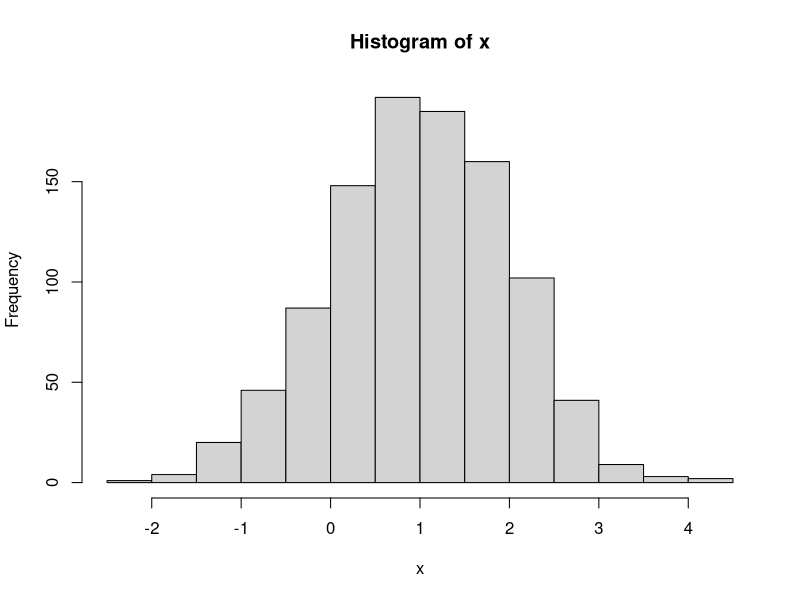
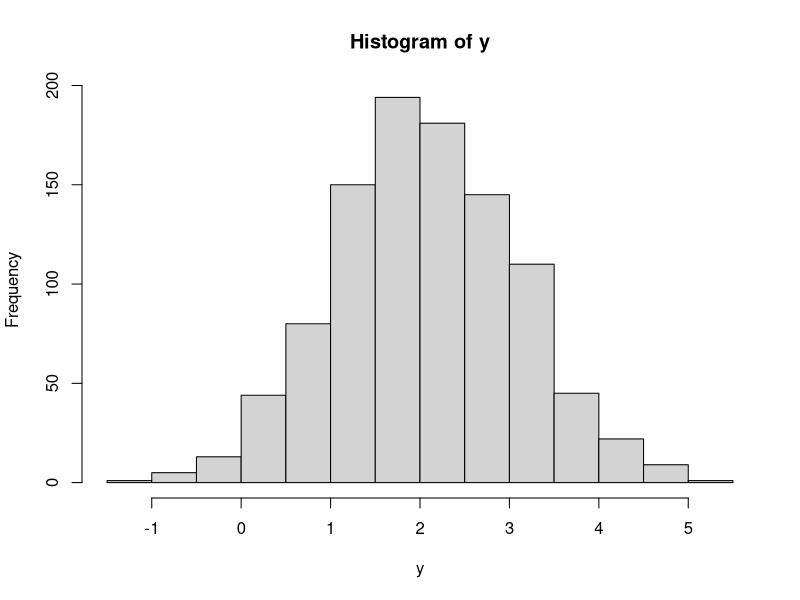
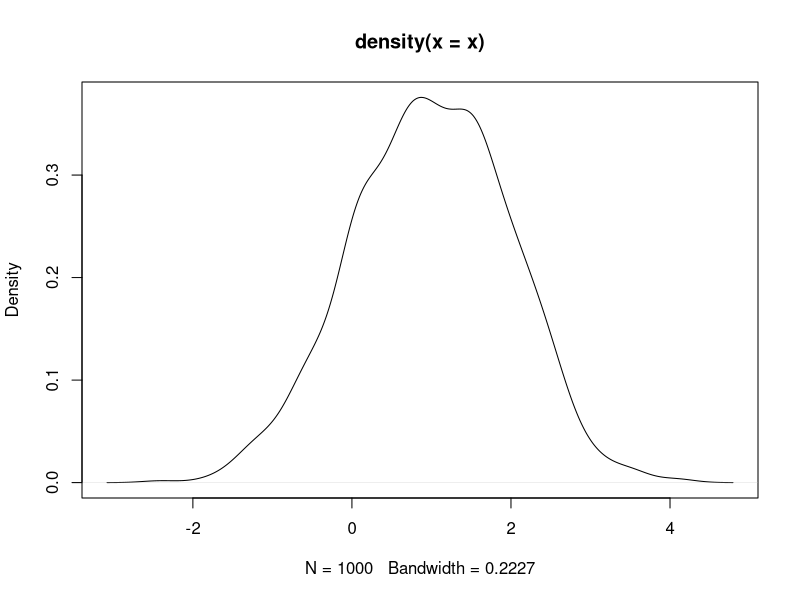
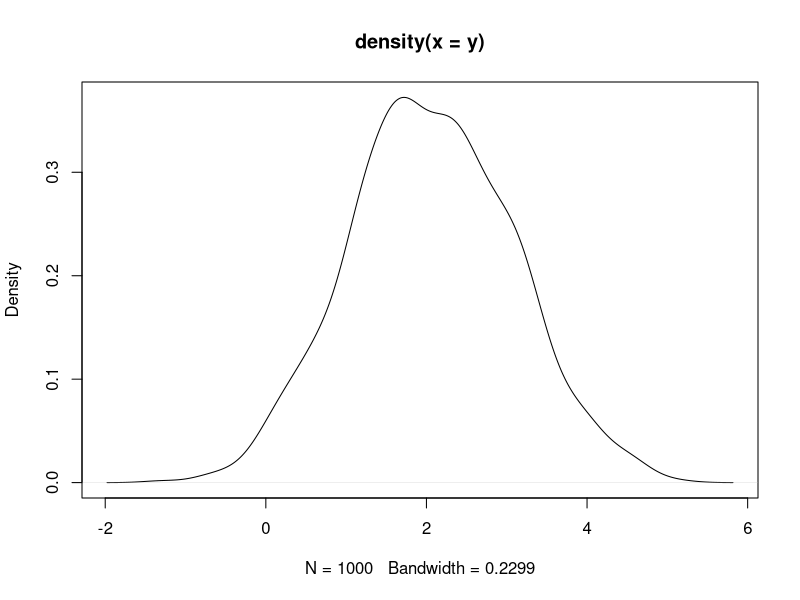
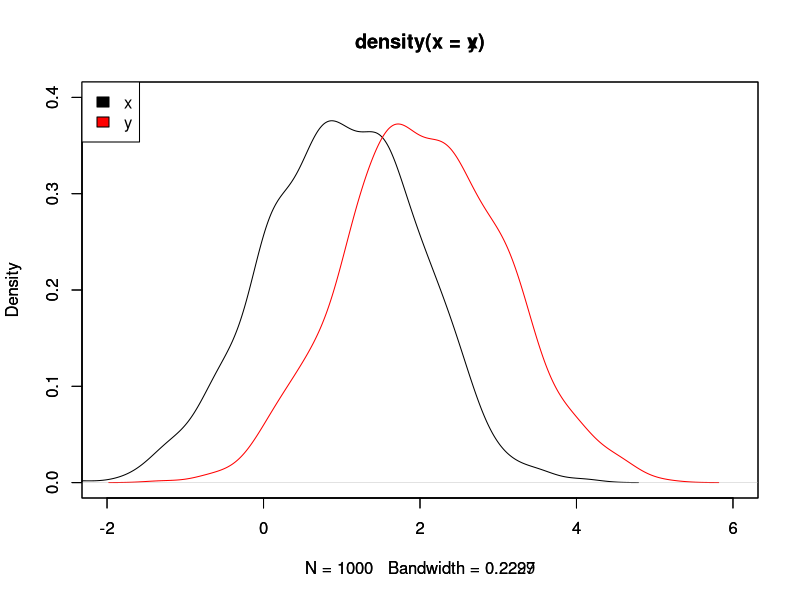

Generate these figures, in order, with R:
##
## -- Lecture 1 --
##  R for beginner
##
##  Created by David Ruau on 2011-04-22.
##  Copyright (c) 2011 Dept. of Pediatrics and Anesthesia. All rights reserved.
##

##########################################
##########################################
## FIRST STEPS
##########################################
##########################################
# R is a fancy calculator
3 * 3
x <- 3
x
x * 2
y <- x * 2

# R workspace
# to list the content of the workspace
ls()
# to erase one or more object fro the workspace
rm(x)

# to obtain help and documentation on a function
# Functions are organized into packages like files into folders
?ls

##########################################
##########################################
# DATA STRUCTURES
##########################################
##########################################
# INTEGERS

# VECTORS

# MATRIX

# DATA FRAME

# LIST

##########################################
##########################################
# DATA MANIPULATION
##########################################
##########################################
# OPERATION ON VECTORS

# OPERATION ON MATRICES

# OPERATION ON DATA FRAME

# OPERATION ON LIST


##########################################
##########################################
# FUNCTIONS
##########################################
##########################################

?t.test # belong to the "stats" package

# to search the help
??heatmap


## basic plot functionality
# scatter plots



# histogram
x <- rnorm(1000, 1)
y <- rnorm(1000, 2)

hist(x)
hist(y)

plot(density(x))
plot(density(y))
fivenum(x)
fivenum(y)

plot(density(x), xlim = c(-2,6), ylim = c(0, 0.4))
par(new = T)
plot(density(y), xlim = c(-2,6), ylim = c(0, 0.4), col = 'red')
legend("topleft", legend = c("x", "y"), fill = c("black", "red"))

t.test(x, y)


